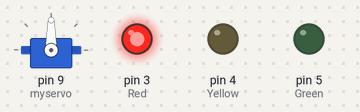
A sketch run on a simulated Arduino Uno, built with avr-gcc and run on an emulated ATmega328P. Shown: servo, output pins drawn as LEDs (lit = HIGH). What the sketch prints to the serial monitor is not drawn.

Above: at 2.05 s.
At 4.8 s:
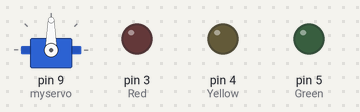
At 7.9 s:
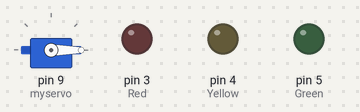
At 13.03 s:
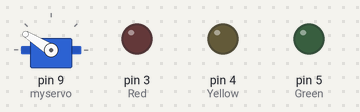
At 19.64 s:
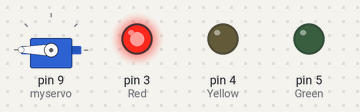
At 31.4 s:
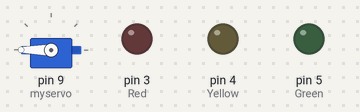
Timing chart, 0 to 40.0 s (numbered marks = the images above):
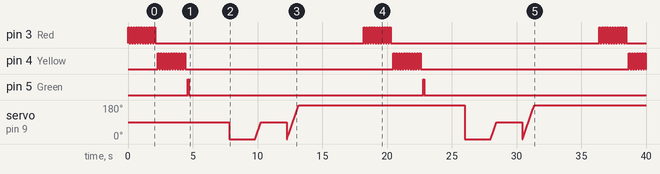

The sketch:

servo_motor_code.ino
```cpp
#include <Servo.h>
int Red = 3;
int Yellow = 4;
int Green = 5;


Servo myservo;  // create servo object to control a servo
// twelve servo objects can be created on most boards

int i = 0;
int j = 0;
int k =0;
int L=0;
int m=0;

  // variable to store the servo position

void setup() {
  Serial.begin(9600);
  myservo.attach(9);
  pinMode(Red, OUTPUT);
  pinMode(Green, OUTPUT);
  pinMode(Yellow, OUTPUT);
    // attaches the servo on pin 9 to the servo object
}

void loop() {
led();
delay(3000);
Hassan();
delay(3000);
}


void Hassan() {
  for (i = 0; i >= 0; i--){
  myservo.write(i);
  delay(5);
  }
  delay(2000);
  for (j = 0; j <= 90; j++){
  myservo.write(j);
  delay(5);
  }
  delay(2000);
  for (k = 0; k <= 180; k++){
  myservo.write(k);
  delay(5);
  }
  delay(2000);
}


void led() {
  for(i = 0; i <= 10; i +=1){
  Serial.print("IN RED LIGHT FOR LOOP");
  digitalWrite(Red, HIGH);
  delay(100);
  digitalWrite(Red, LOW);
  delay(100);
  }
delay(100);
  for(j = 0; j <= 10; j +=1){
  Serial.print("IN YELLOW LIGHT FOR LOOP");
  digitalWrite(Yellow, HIGH);
  delay(100);
  digitalWrite(Yellow, LOW);
  delay(100);
  }
  delay(100);
  digitalWrite(Green, HIGH);
  delay(100);
  digitalWrite(Green,LOW);
  delay(100);
}


//   for (i = 0; i <= 180; i += 1) { // goes from 0 degrees to 180 degrees
//     // in steps of 1 degree
//     myservo.write(i);              // tell servo to go to position in variable 'pos'
//     delay(5);                       // waits 15 ms for the servo to reach the position
//   }
//   delay(3000);
//   for (i = 180; i >= 0; i -= 1) { // goes from 180 degrees to 0 degrees
//     myservo.write(i);              // tell servo to go to position in variable 'pos'
//     delay(15);                       // waits 15 ms for the servo to reach the position
//   }
//   delay(3000);
// }
```

Measured:
- by itself, pin 3 (Red): repeats every 18.2 s: HIGH 0.10 s, LOW 16.1 s, 10 × (HIGH 0.10 s, LOW 0.10 s)
- by itself, pin 4 (Yellow): moves between LOW and HIGH, repeating every 18.2 s
- by itself, pin 5 (Green): alternates HIGH for 0.10 s and LOW for 18.1 s
